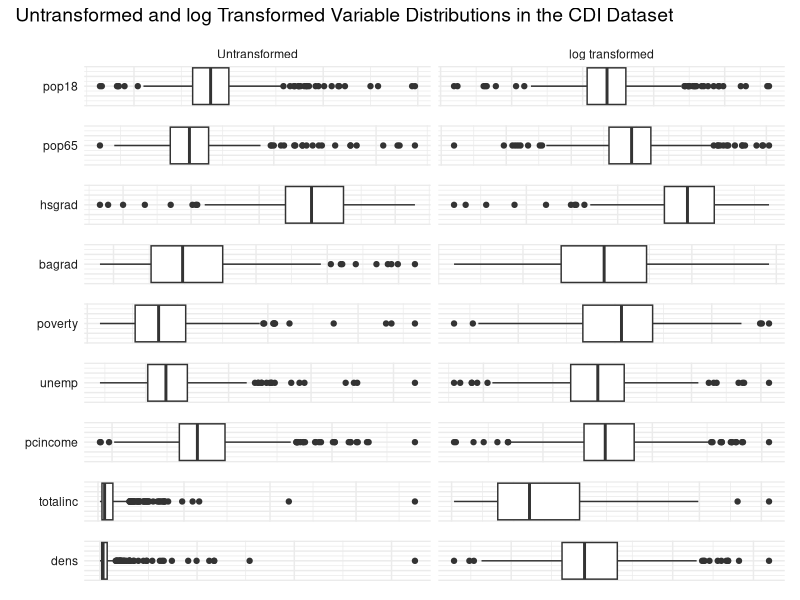
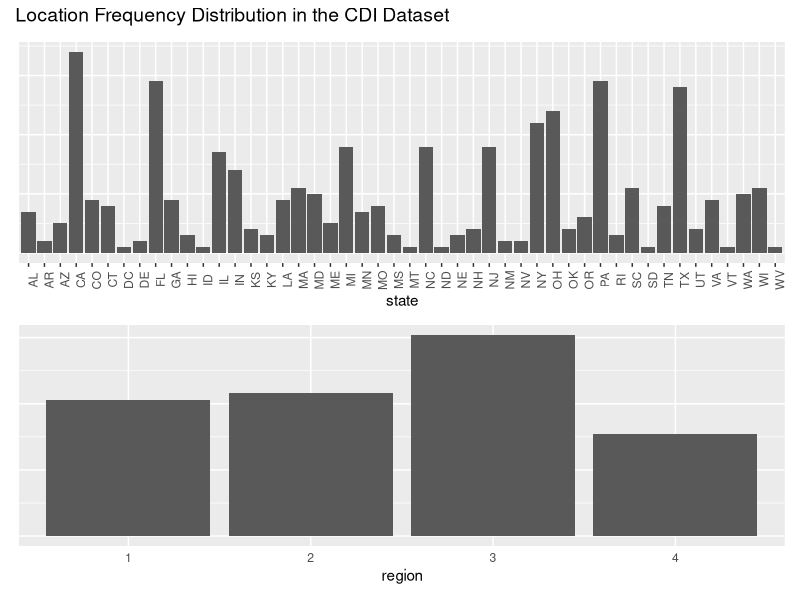

Reproduce these figures in R, in order.
## ---- chunk 1
library(tidyverse)
library(patchwork)
## setwd("/Users/beelee/Desktop/Columbia/Fall_2021/P8130-Biostatistical_Methods_1/Project/p8130_final_project/")
## ---- chunk 2
cdi_df = 
  read_csv("./data/cdi.csv") %>% 
  mutate(
    CRM_1000 = crimes/pop * 1000,
    dens = pop/area,
    region = factor(region),
    state = factor(state),
    docbed = docs/beds,
    log_pop18 = log(pop18),
    log_pop65 = log(pop65),
    log_hsgrad = log(hsgrad),
    log_bagrad = log(bagrad),
    log_poverty = log(poverty),
    log_unemp = log(unemp),
    log_pcincome = log(pcincome),
    log_totalinc = log(totalinc),
    log_docbed = log(docbed),
    log_dens = log(dens)
  ) %>% 
  dplyr::select(-id, -cty, -docs, -beds, -crimes, -pop, -area) %>% 
  dplyr::select(CRM_1000, state, region, everything())

cdi_df_long = 
  cdi_df %>% 
    pivot_longer(
      pop18:log_dens,
      names_to = "var",
      values_to = "val"
    ) %>% 
  mutate(
    trans = case_when(grepl('log_', var) ~ 'log',
                     TRUE ~ 'ori'
    ),
    trans = factor(trans, levels = c("ori", "log"), labels =c("Untransformed", "log transformed")),
    var = str_replace(var, "log_", ""),
    var = factor(var, levels = c("pop18", "pop65", "hsgrad", "bagrad", "poverty", "unemp", "pcincome", "totalinc", "dens", "docbed"))
  )

dens_plot_gen = function(v, b){
  
  if(!b){
    cdi_df_long %>% 
      filter(var == v) %>% 
      ggplot(aes(x = val)) +
      geom_boxplot() +
      theme_minimal() +
      theme(
        axis.title.y=element_blank(),
        axis.title.x=element_blank(),
        axis.text.y=element_blank(),
        axis.text.x=element_blank()
      ) +
      facet_grid(var ~ trans, switch = "y", scales = "free") +
      theme(
        strip.text.y.left = element_text(angle = 0),
        strip.text.x = element_blank()
      )
  }else{
    cdi_df_long %>% 
      filter(var == v) %>% 
      ggplot(aes(x = val)) +
      geom_boxplot() +
      theme_minimal() +
      theme(
        axis.title.y=element_blank(),
        axis.title.x=element_blank(),
        axis.text.y=element_blank(),
        axis.text.x=element_blank()
      ) +
      facet_grid(var ~ trans, switch = "y", scales = "free") +
      theme(
        strip.text.y.left = element_text(angle = 0)
      )
  }
}

var_list = c("pop18", "pop65", "hsgrad", "bagrad", "poverty", "unemp", "pcincome", "totalinc", "dens", "docbed")

plot_1 = dens_plot_gen(var_list[1], T)
plot_2 = dens_plot_gen(var_list[2], F)
plot_3 = dens_plot_gen(var_list[3], F)
plot_4 = dens_plot_gen(var_list[4], F)
plot_5 = dens_plot_gen(var_list[5], F)
plot_6 = dens_plot_gen(var_list[6], F)
plot_7 = dens_plot_gen(var_list[7], F)
plot_8 = dens_plot_gen(var_list[8], F)
plot_9 = dens_plot_gen(var_list[9], F)

patch_1 = plot_1 / plot_2 / plot_3 / plot_4 / plot_5 / plot_6 / plot_7 / plot_8 / plot_9

patch_1 + 
  plot_annotation(title = 'Untransformed and log Transformed Variable Distributions in the CDI Dataset',
                  theme = theme(plot.title = element_text(size = 14)))
## ---- chunk 3
plot_10 = 
  cdi_df %>%
  group_by(state) %>% 
  summarise(n = n()) %>%
  ggplot() + 
  geom_col(aes(state, n)) +
  theme(
    axis.text.x = element_text(angle = 90),
    axis.title.y=element_blank(),
    axis.text.y=element_blank(),
    axis.ticks.y=element_blank()
  )

plot_11 =
  cdi_df %>%
  group_by(region) %>% 
  summarise(n = n()) %>%
  ggplot() + 
  geom_col(aes(region, n)) +
  theme(
    axis.title.y=element_blank(),
    axis.text.y=element_blank(),
    axis.ticks.y=element_blank(),
    axis.ticks.x=element_blank()
  )

patch_2 = plot_10 / plot_11

patch_2 + 
  plot_annotation(title = 'Location Frequency Distribution in the CDI Dataset',
                  theme = theme(plot.title = element_text(size = 14)))

